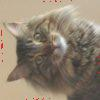

Reproduce this figure in Python.
from PIL import Image

im = Image.open("C:\\wire.png")
# print(im.mode)
spiral = Image.new("RGB", (100, 100), 0)

up, left, down, right = 0, 0, 99, 99
direct = 0  # 0: go right   1: go down  2: go left  3: go up
z = 0
while left <= right:
    if direct == 0:
        for i in range(left, right + 1):
            spiral.putpixel((up, i), im.getpixel((z, 0)))
            z += 1
        up += 1
    if direct == 1:
        for i in range(up, down + 1):
            spiral.putpixel((i, right), im.getpixel((z, 0)))
            z += 1
        right -= 1
    if direct == 2:
        for i in range(right, left - 1, -1):
            spiral.putpixel((down, i), im.getpixel((z, 0)))
            z += 1
        down -= 1
    if direct == 3:
        for i in range(down, up - 1, -1):
            spiral.putpixel((i, left), im.getpixel((z, 0)))
            z += 1
        left += 1
    direct = (direct + 1) % 4

spiral.save("pc14.jpg")

'''
        up = 0; left = 0
        down = len(matrix)-1
        right = len(matrix[0])-1
        direct = 0  # 0: go right   1: go down  2: go left  3: go up
        res = []
        while True:
            if direct == 0:
                for i in range(left, right+1):
                    res.append(matrix[up][i])
                up += 1
            if direct == 1:
                for i in range(up, down+1):
                    res.append(matrix[i][right])
                right -= 1
            if direct == 2:
                for i in range(right, left-1, -1):
                    res.append(matrix[down][i])
                down -= 1
            if direct == 3:
                for i in range(down, up-1, -1):
                    res.append(matrix[i][left])
                left += 1
            if up > down or left > right: return res
            direct = (direct+1) % 4
'''
